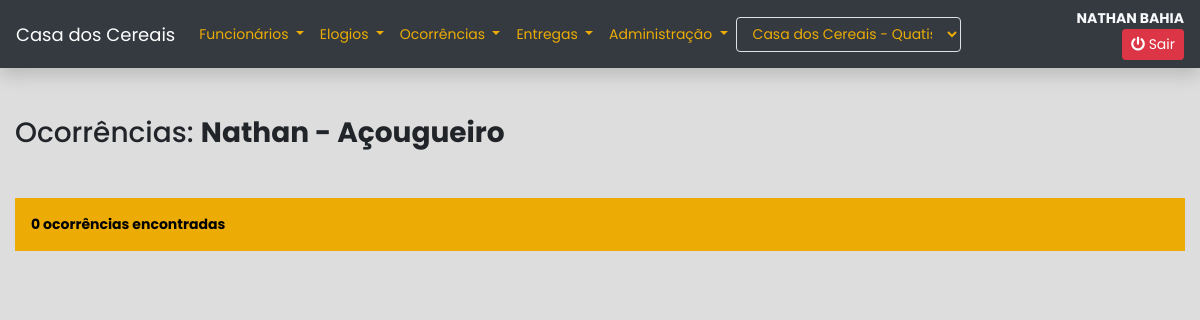
/ocorrencias/funcionario/1/ (signed in), run on an earlier commit of the app's database.
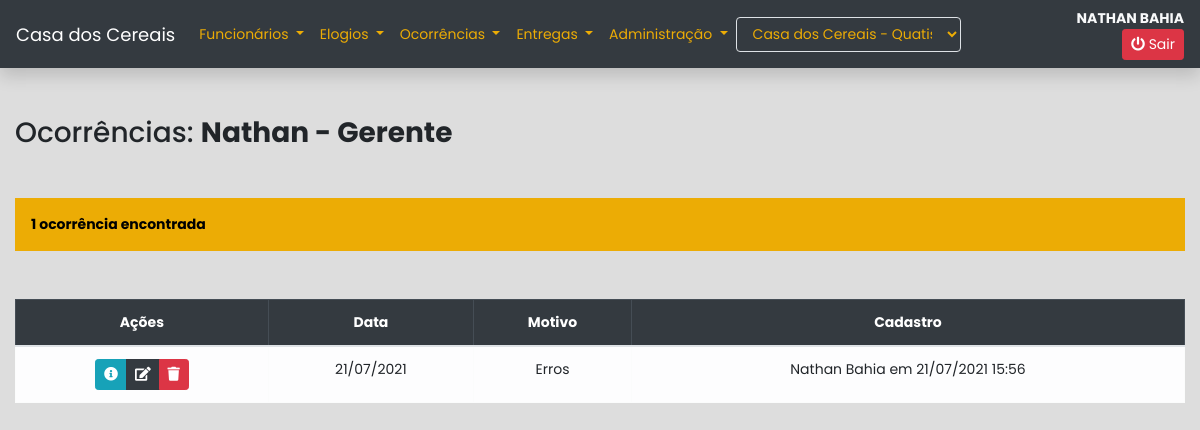
And on a later commit of the database.
### apps/core/models.py (models this page shows, shortened)
class Base(models.Model):
    usuario = models.ForeignKey(get_user_model(), on_delete=models.SET_NULL, null=True)
    criacao = models.DateTimeField(auto_now_add=True)
    alteracao = models.DateTimeField(auto_now=True)
    ativo = models.BooleanField(default=True)
    class Meta:
        abstract = True
    @property
    def cadastro(self):
        dt = localtime(self.criacao)
        if self.usuario:
            return f"{self.usuario.get_full_name()} em {dt.strftime('%d/%m/%Y %H:%M')}"
        return f"Usuário excluído em {dt.strftime('%d/%m/%Y')}"

class Funcionario(Base):
    nome = models.CharField(max_length=255)
    admissao = models.DateField(blank=True, null=True)
    cargo = models.ForeignKey(Cargo, on_delete=models.SET_NULL, null=True, related_name='funcionarios')
    filial = models.ForeignKey(Filial, on_delete=models.CASCADE, related_name='funcionarios')
    def __str__(self):
        return f'{self.nome} - {self.cargo}'
    class Meta:
        verbose_name = 'Funcionário'
        verbose_name_plural = 'Funcionários'
        ordering = ['nome']

class Cargo(Base):
    nome = models.CharField(max_length=255)
    filial = models.ForeignKey(Filial, on_delete=models.CASCADE)
    def __str__(self):
        return f'{self.nome}'
    class Meta:
        verbose_name = 'Cargo'
        verbose_name_plural = 'Cargos'
        ordering = ['nome']

class Ocorrencia(Base):
    funcionario = models.ForeignKey(Funcionario, on_delete=models.CASCADE, related_name='ocorrencias')
    motivo = models.ForeignKey(Motivo, on_delete=models.SET_NULL, null=True)
    data = models.DateField()
    observacao = models.TextField()
    class Meta:
        verbose_name = 'Ocorrência'
        verbose_name_plural = 'Ocorrências'
        ordering = ['-data']
    @property
    def get_motivo_display(self):
        if self.motivo:
            return self.motivo.nome
        return 'Motivo excluído'

class Motivo(Base):
    nome = models.CharField(max_length=255)
    filial = models.ForeignKey(Filial, on_delete=models.CASCADE)
    class Meta:
        verbose_name = 'Motivo'
        verbose_name_plural = 'Motivos'
        ordering = ['nome']

### apps/core/views.py (the view)
# urls.py: path('ocorrencias/funcionario/<int:pk>/', views.ocorrencias_funcionario, name='ocorrencias_funcionario'),
@login_required
def ocorrencias_funcionario(request, pk):
    funcionario = models.Funcionario.objects.get(pk=pk)
    query = models.Ocorrencia.objects.filter(
        funcionario=funcionario,
        ativo=True
    )
    context = {
        'funcionario': funcionario,
        'ocorrencias': query
    }
    return render(request, 'core/ocorrencias/funcionarios_ocorrencias.html', context)

### apps/core/context_processors.py (called while the page is built)
def usuario(request):
    if not request.user.is_authenticated:
        return {}
    context = {'usuario': {}}
    perfil = request.user.perfil.latest('id')
    if perfil:
        context['usuario']['filial'] = perfil.filial
        context['usuario']['filiais'] = models.Filial.objects.all()
        if perfil.tipo == '2':
            context['usuario']['administrador'] = True
    return context

### apps/core/models.py (called while the page is built)
    def __str__(self):
        return f'{self.nome} - {self.cidade}'

### apps/core/templates/core/ocorrencias/funcionarios_ocorrencias.html
{% extends 'core/base.html' %}
{% load bootstrap4 %}
{% block content %}
<div class="container-fluid">
    <h3>Ocorrências: <b>{{ funcionario }}</b></h3>
    <p class="bg-warning p-3 mt-5">{{ ocorrencias.count }} ocorrência{{ ocorrencias|pluralize }} encontrada{{ ocorrencias|pluralize }}</p>
    {% if ocorrencias %}
        <div class="table-responsive mt-5">
            <table class="table table-bordered text-center">
                <thead class="table-dark">
                    <tr>
                        <th>Ações</th>
                        <th>Data</th>
                        <th>Motivo</th>
                        <th>Cadastro</th>
                    </tr>
                </thead>
                <tbody class="table-light">
                    {% for ocorrencia in ocorrencias %}
                        <tr>
                            <td>
                                <div class="btn-group">
                                    <button class="btn btn-sm btn-info btn-info-ocorrencia" data-ocorrencia="{{ ocorrencia.id }}" data-toggle="tooltip" title="Mais informações">
                                        <i class="fas fa-info-circle"></i>
                                    </button>
                                    <a href="{% url 'core:edit_ocorrencias' ocorrencia.id %}" class="btn btn-sm btn-dark btn-edit-ocorrencia" data-ocorrencia="{{ ocorrencia.id }}" data-toggle="tooltip" title="Editar ocorrência">
                                        <i class="fas fa-edit"></i>
                                    </a>
                                    <button class="btn btn-sm btn-danger btn-delete-ocorrencia" data-ocorrencia="{{ ocorrencia.id }}" data-toggle="tooltip" title="Excluir ocorrência">
                                        <i class="fas fa-trash"></i>
                                    </button>
                                </div>
                            </td>
                            <td>{{ ocorrencia.data|date:'d/m/Y' }}</td>
                            <td>{{ ocorrencia.get_motivo_display }}</td>
                            <td>{{ ocorrencia.cadastro }}</td>
                        </tr>
                    {% endfor %}
                </tbody>
            </table>
        </div>
    {% endif %}
</div>
{% endblock content %}

What changed in the data, as far as the page shows it:
changed Funcionario: nome+cargo "Nathan - Açougueiro" → "Nathan - Gerente"
added Ocorrencia: data "21/07/2021", motivo "Erros", cadastro "Nathan Bahia em 21/07/2021 15:56"
Also different on the page:
{{ ocorrencias.count }}: "0" → "1"
text now shown: "Ações Data Motivo Cadastro"
